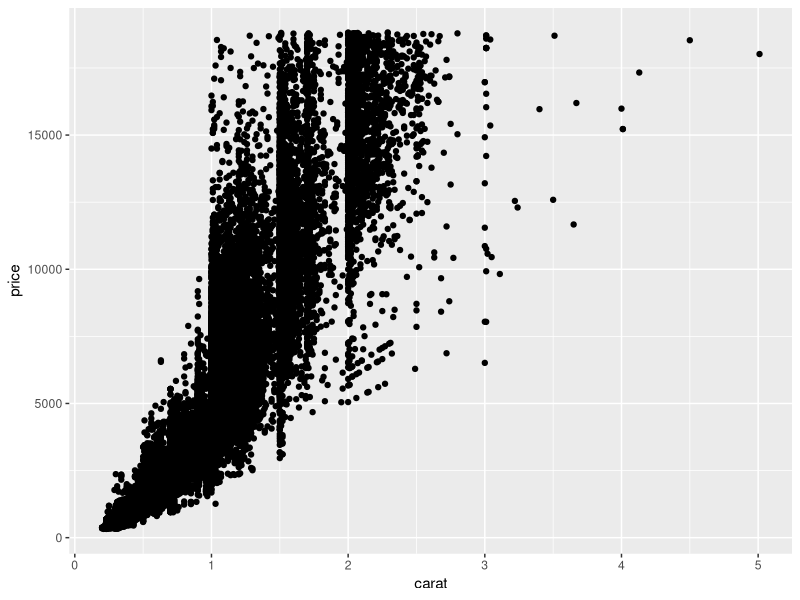
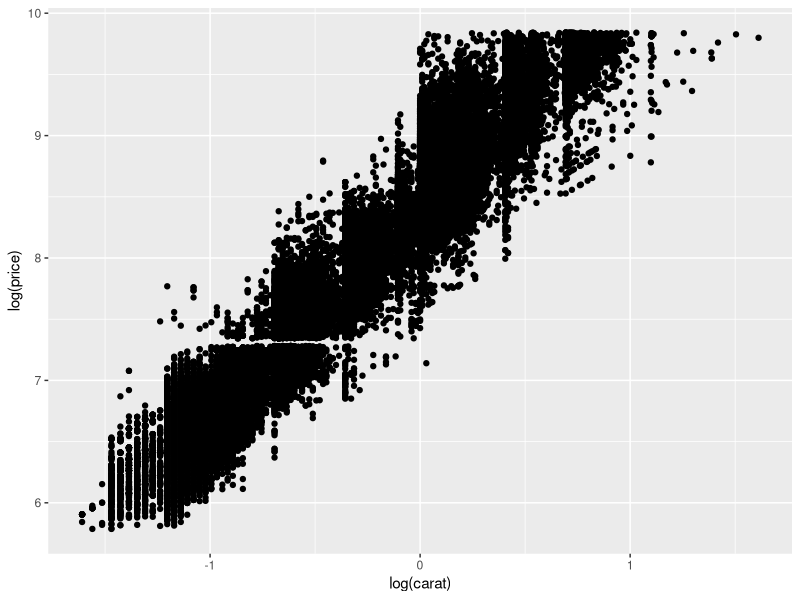
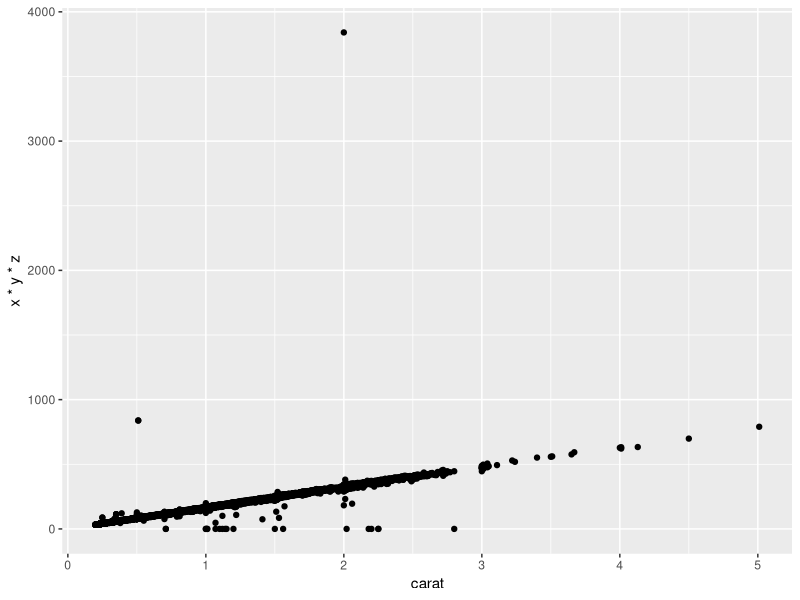
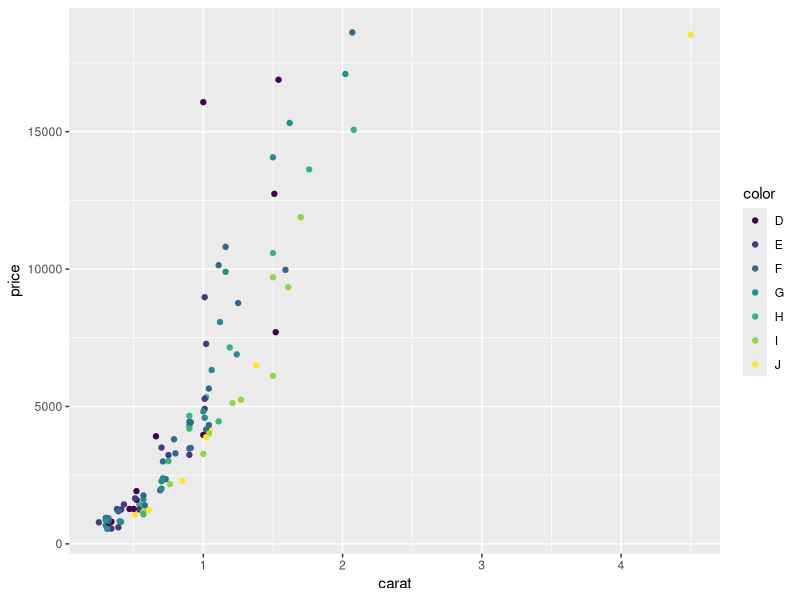
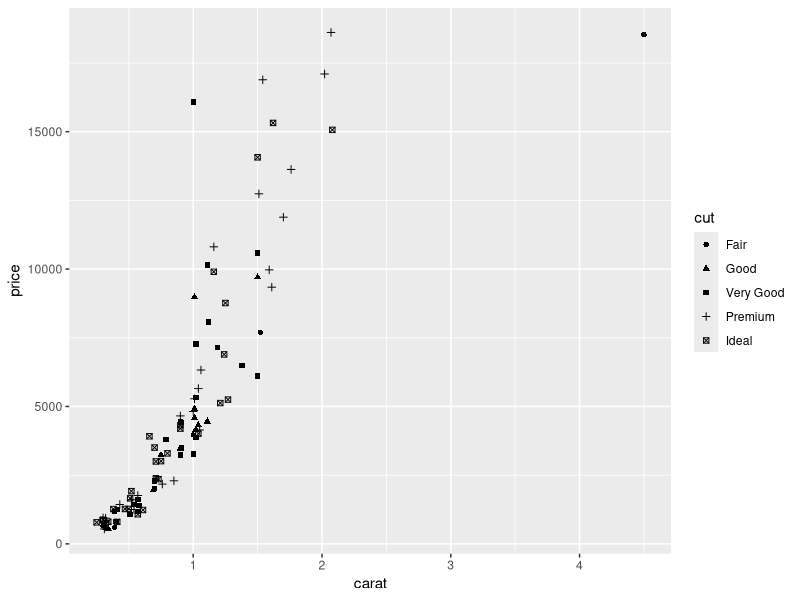
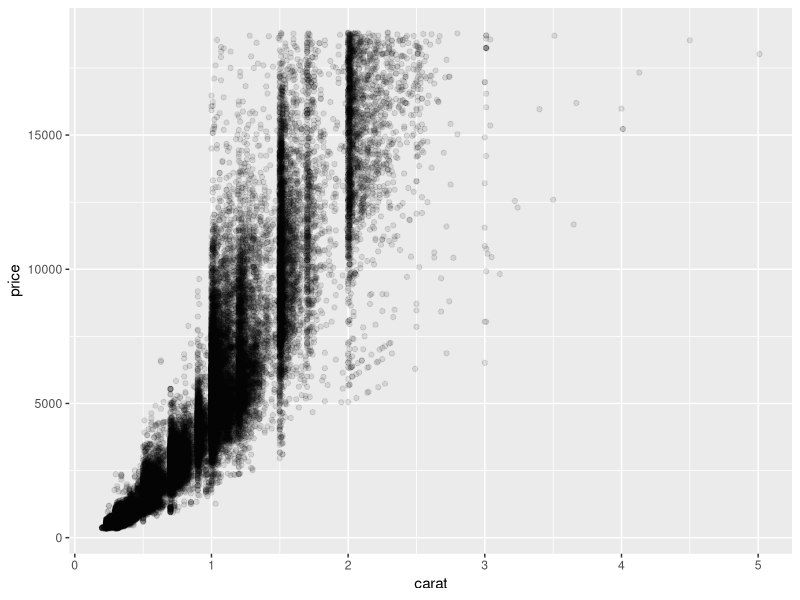
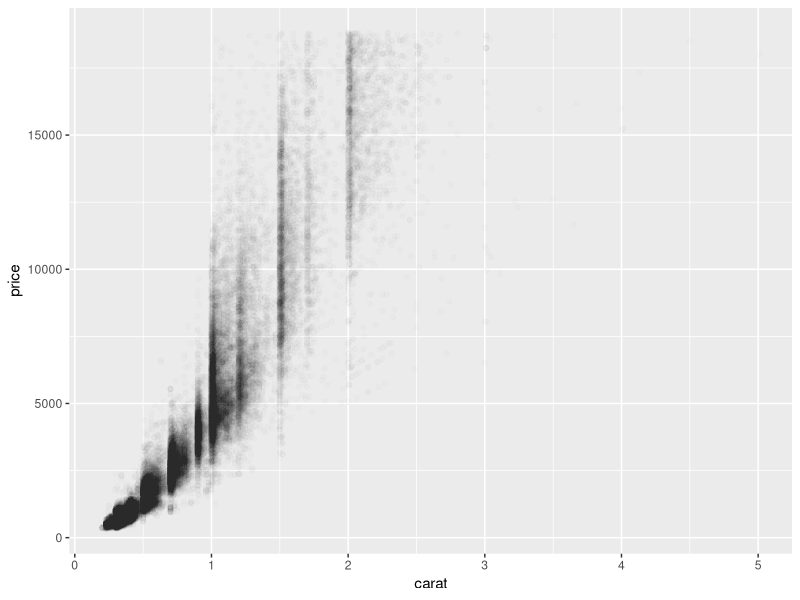
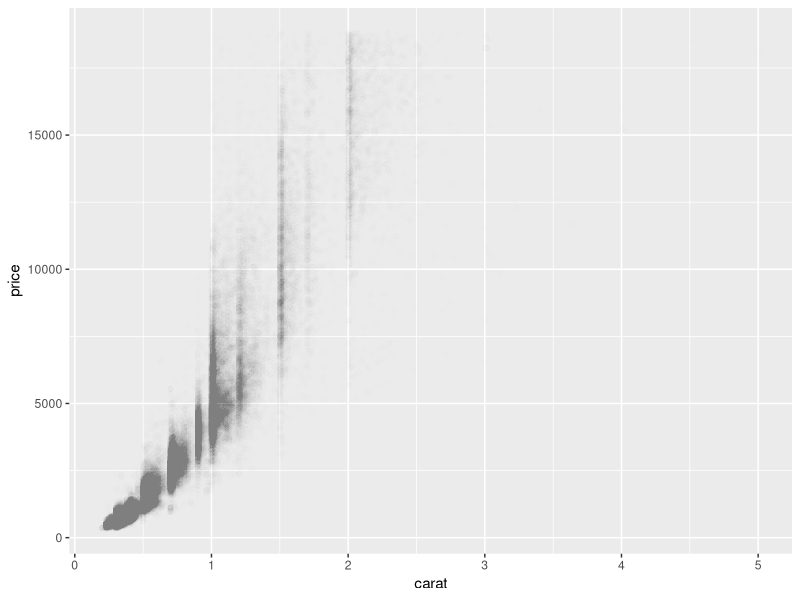

These figures' R source, in order:
# 第二章：从qplot开始入门


# 2.1qplot是ggplot2包中的第一个作图函数，qplot即quick plot，快速作图
library(ggplot2)
data(diamonds,package='ggplot2')

# 2.2随机从数据集中选取100行作为样本数据

# nrow and ncol return the number of rows or columns present in x
set.seed(1410) ##让样本可重复
dsmall <- diamonds[sample(nrow(diamonds),100),]


# 2.3基本用法
# qplot的前两个参数为x和y,还有一个可选的data参数，如果进行了指定，那么函数首先在数据框内寻找变量名，然后在R的工作空间中搜索
qplot(carat,price,data=diamonds)
# carat克拉

# qplot函数支持将变量的函数作为参数
qplot(log(carat),log(price),data=diamonds)

qplot(carat,x*y*z,data=diamonds)

# 2.4颜色，大小，形状，及其他图形属性

qplot(carat,price,data=dsmall,colour=color)
qplot(carat,price,data=dsmall,shape=cut)

# 也可以使用I()来手动设定图形属性，如颜色colour=I('red'),大小size=I(2),透明度alpha=I(1/10)
qplot(carat,price,data=diamonds,alpha=I(1/10))
qplot(carat,price,data=diamonds,alpha=I(1/100))
qplot(carat,price,data=diamonds,alpha=I(1/200))

# 2.5几何对象geom
# 通过改变几何对象geom，可以画出任何一种类型的图形

# geom='point'可以绘制散点图，为指定了x和y参数的默认设置
# geom='smooth'可以拟合一条平滑的曲线
# geom='boxplot'可以绘制箱线图
# geom='path'和geom='line'可以在数据点之间绘制连线

# 对于一维的分布，几何对象的选择的由变量类型决定的，
# 对于连续变量geom='histogram'可以绘制直方图，geom='freqploy'可以绘制多边形
# geom='density'绘制密度曲线，
# 对于离散变量，geom='bar'绘制条形图

# 2.5.1向图中添加平滑曲线

# 可以使用c()函数将多个几何对象组成一个向量传递给geom，几何对象会按照指定的顺序进行堆叠
qplot(carat,price,data=dsmall,geom=c('point','smooth'))
qplot(carat,price,data=diamonds,geom=c('point','smooth'))


# --------------------------------------------------------
# 以下内容仅可在ggplot2 1.x中使用，在ggplot2 2.x中删除,
#利用method可以选择不同的平滑器，
# 设置method=‘loess’，使用局部回归方法，是n小于1000时的默认选项
# 设置method=‘gam’，formula=y~s(x)来调用mgcv包拟合一个广义可加模型，
# 对于大数据，需使用公式y~s(x,bs='cs')

library(mgcv)
qplot(carat,price,data=dsmall,geom=c('point','smooth'),
      method='gam',formula=y~s(x))

qplot(carat,price,data=dsmall,geom=c('point','smooth'),
      method='gam',formula=y~s(x,bs='cs'))
# method='lm'拟合线性模型，可以通过指定formula=y~ploy(x,2)来拟合一个二次多项式或加载splines包以使用自然样条：
# formula=y~ns(x,3),第二个参数是自由度，越大曲线的波动就越大

library(splines)
qplot(carat,price,data=dsmall,geom=c('point','smooth'),
      method='lm')

qplot(carat,price,data=dsmall,geom=c('point','smooth'),
      method='lm',formula=y~ns(x,5))

# method='rlm'采用一种更加稳健的拟合算法，使得结果对异常值不太敏感，不过这种方法需要加载MASS包。

# 利用span参数设置曲线的平滑程度，从0到1，
qplot(carat,price,data=dsmall,geom=c('point','smooth'),span=0.2)
qplot(carat,price,data=diamonds,geom=c('point','smooth'),span=1)

# 以上内容仅可在ggplot2 1.x中使用，在ggplot2 2.x中删除,
#--------------------------------------------------------------

# 2.5.2 箱线图和扰动点图

# 如果一个数据集中包含了一个分类变量，和一个或多个连续变量，可以使用箱线图和扰动点图查看连续变量与分类变量水平的关系
# geom='jitter'为扰动点，geom=‘boxplot’为箱线图

qplot(color,price/carat,data=diamonds,geom='jitter',alpha=I(1/5))
qplot(color,price/carat,data=diamonds,geom='jitter',alpha=I(1/50))
qplot(color,price/carat,data=diamonds,geom='jitter',alpha=I(1/200))

# 2.5.3直方图和密度曲线图
# 绘制单个变量的分布
# 对于密度曲线而言，adjust参数控制曲线的平滑程度，
# 对于直方图而言，binwidth参数通过设定组距来调节平滑度
qplot(carat,data=diamonds,geom='histogram')
qplot(carat,data=diamonds,geom='density')
qplot(carat,data=diamonds,geom='density',adjust=3)

qplot(carat,data=diamonds,geom='histogram',binwidth=1,xlim=c(0,3))
qplot(carat,data=diamonds,geom='histogram',binwidth=0.1,xlim=c(0,3))
qplot(carat,data=diamonds,geom='histogram',binwidth=0.01,xlim=c(0,3))

# 要在不同组之间对分布进行对比，需要加上一个图形映射，如下

qplot(carat,data=diamonds,geom='density',color=color)
qplot(carat,data=diamonds,geom='histogram',fill=color)

# 2.5.4 条形图
# 设置geom=‘bar’
qplot(color,data=diamonds,geom='bar')
qplot(color,data=diamonds,geom='bar',weight=carat)+scale_y_continuous('carat')

# 2.5.5时间序列中的线条图和路径图

# 线条图展示了单个变量随着时间变化的情况
# 路径图展示了两个变量随时间联动的情况，时间反映在点的顺序上。
qplot(date,unemploy/pop,data=economics,geom='line')
qplot(date,uempmed,data=economics,geom='line')

year <- function(x) as.POSIXlt(x)$year+1900

qplot(unemploy/pop,uempmed,data=economics,geom=c('point','path'))
qplot(unemploy/pop,uempmed,data=economics,geom='path',color=year(date))

# 2.6 分面

qplot(carat,data=diamonds,facets=color~.,geom='histogram',binwidth=0.1,xlim=c(0,3))




qplot(carat,..density..,data=diamonds,facets=color~.,geom='histogram',binwidth=0.1,xlim=c(0,3))

# 2.7 其他选项
# qplot的一些其他参数
# xlim,ylim设置横轴和纵轴的显示区间，他们的都是长度为2的数值向量
# log说明哪个坐标轴取对数
# main设置图形的主标题，是一个字符串
# xlab,ylab设置横轴和纵轴的标签文字

qplot(
  carat,price,data=dsmall,
  xlab='price($)',ylab='weight(carat)',
  main='price~weight ralationship'
  )

qplot(
  carat,price/carat,data=dsmall,
  ylab=expression(frac(price,carat)),xlab='weight(carat)',
  main='small diamonds',
  xlim=c(0.2,1)
)

qplot(carat,price,data=dsmall,log='xy')






